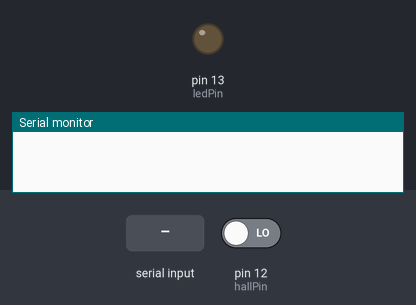
Bench run of a sketch on a simulated Arduino Uno, built with avr-gcc and run on an emulated ATmega328P. Shown: output pins drawn as LEDs (lit = HIGH), the last lines printed to the serial monitor. The inputs (shaded band) are chosen by the test bench; at power-on: pin 12 (hallPin) LOW.

Above: at 1.2 s.
1.3 s: byte 30 received over Serial
3.2 s: pin 12 (hallPin) driven HIGH
At 4.0 s:
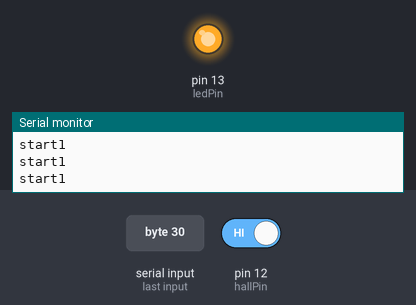
4.7 s: pin 12 (hallPin) driven LOW
At 6.1 s:
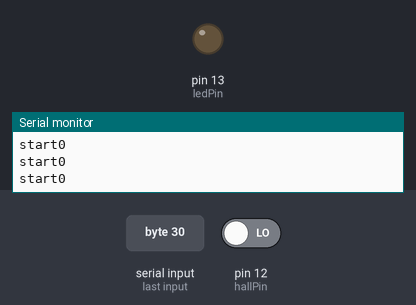
Timing chart, 0 to 7.7 s (numbered marks = the images above; inputs shaded):
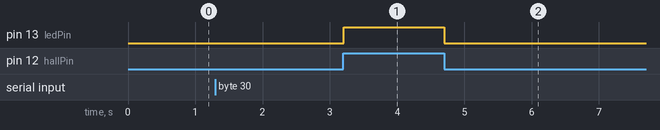

The sketch:

HALLInterups_Sensor_A.ino
```cpp
const int hallPin = 12;     // the number of the hall effect sensor pin
const int ledPin =  13;     // the number of the LED pin


int hallState = 0;    // variable for reading the hall sensor status

//variables for reading "start" from MAX
int serialvalue; // value for serial input
int started = 0; // flag for whether we've received serial yet
int countervalue = 0; // counter value


void setup() {
  Serial.begin(9600);

  // initialize the LED pin as an output:
  pinMode(ledPin, OUTPUT);
  // initialize the hall effect sensor pin as an input:
  pinMode(hallPin, INPUT);
}

void loop(){

  if(Serial.available()) // check to see if there's serial data in the buffer
  {
    serialvalue = Serial.read(); // read a byte of serial data
    started = 1; // set the started flag to on
  }

  // loop once serial data has been received
  if(started){
    Serial.print("start");
    // read the state of the hall effect sensor:
    hallState = digitalRead(hallPin);

    if (hallState == LOW) {
      // turn LED on:
      digitalWrite(ledPin, LOW);
      Serial.print(hallState);
      Serial.println();
    }
    else {
      // turn LED off:
      digitalWrite(ledPin, HIGH);
      Serial.print(hallState);
      Serial.println();

    }


    delay(10);
  }


}
```

Measured:
- after the input at 3.2 s, pin 13 (ledPin): LOW → HIGH at once
- after the input at 4.7 s, pin 13 (ledPin): HIGH → LOW at once
